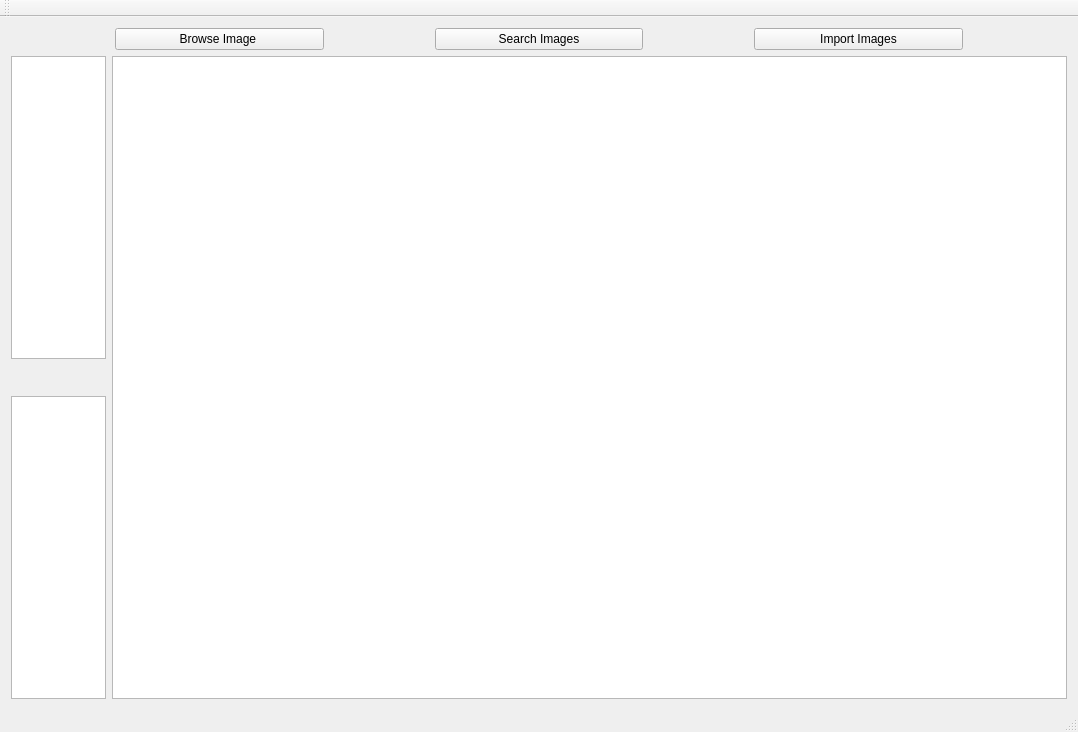
<?xml version="1.0" encoding="UTF-8"?>
<ui version="4.0">
 <class>MainWindow</class>
 <widget class="QMainWindow" name="MainWindow">
  <property name="geometry">
   <rect>
    <x>0</x>
    <y>0</y>
    <width>1078</width>
    <height>732</height>
   </rect>
  </property>
  <property name="windowTitle">
   <string>MainWindow</string>
  </property>
  <widget class="QWidget" name="centralWidget">
   <layout class="QVBoxLayout" name="verticalLayout_3">
    <item>
     <layout class="QVBoxLayout" name="verticalLayout_2" stretch="1,10">
      <item>
       <layout class="QHBoxLayout" name="horizontalLayout" stretch="1,2,1,2,1,2,1">
        <item>
         <spacer name="horizontalSpacer">
          <property name="orientation">
           <enum>Qt::Horizontal</enum>
          </property>
          <property name="sizeHint" stdset="0">
           <size>
            <width>40</width>
            <height>20</height>
           </size>
          </property>
         </spacer>
        </item>
        <item>
         <widget class="QPushButton" name="pushButton">
          <property name="text">
           <string>Browse Image </string>
          </property>
         </widget>
        </item>
        <item>
         <spacer name="horizontalSpacer_2">
          <property name="orientation">
           <enum>Qt::Horizontal</enum>
          </property>
          <property name="sizeHint" stdset="0">
           <size>
            <width>40</width>
            <height>20</height>
           </size>
          </property>
         </spacer>
        </item>
        <item>
         <widget class="QPushButton" name="pushButton_2">
          <property name="text">
           <string>Search Images</string>
          </property>
         </widget>
        </item>
        <item>
         <spacer name="horizontalSpacer_3">
          <property name="orientation">
           <enum>Qt::Horizontal</enum>
          </property>
          <property name="sizeHint" stdset="0">
           <size>
            <width>40</width>
            <height>20</height>
           </size>
          </property>
         </spacer>
        </item>
        <item>
         <widget class="QPushButton" name="pushButton_3">
          <property name="text">
           <string>Import Images</string>
          </property>
         </widget>
        </item>
        <item>
         <spacer name="horizontalSpacer_4">
          <property name="orientation">
           <enum>Qt::Horizontal</enum>
          </property>
          <property name="sizeHint" stdset="0">
           <size>
            <width>40</width>
            <height>20</height>
           </size>
          </property>
         </spacer>
        </item>
       </layout>
      </item>
      <item>
       <layout class="QHBoxLayout" name="horizontalLayout_2" stretch="1,10">
        <item>
         <layout class="QVBoxLayout" name="verticalLayout" stretch="10,1,10">
          <item>
           <widget class="QListView" name="listView"/>
          </item>
          <item>
           <spacer name="verticalSpacer">
            <property name="orientation">
             <enum>Qt::Vertical</enum>
            </property>
            <property name="sizeHint" stdset="0">
             <size>
              <width>20</width>
              <height>40</height>
             </size>
            </property>
           </spacer>
          </item>
          <item>
           <widget class="QListView" name="listView_2"/>
          </item>
         </layout>
        </item>
        <item>
         <widget class="QTableView" name="tableView"/>
        </item>
       </layout>
      </item>
     </layout>
    </item>
   </layout>
  </widget>
  <widget class="QToolBar" name="mainToolBar">
   <attribute name="toolBarArea">
    <enum>TopToolBarArea</enum>
   </attribute>
   <attribute name="toolBarBreak">
    <bool>false</bool>
   </attribute>
  </widget>
  <widget class="QStatusBar" name="statusBar"/>
 </widget>
 <layoutdefault spacing="6" margin="11"/>
 <resources/>
 <connections/>
</ui>
